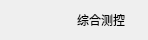
<?xml version="1.0" encoding="UTF-8"?>
<ui version="4.0">
 <class>DeviceOnlineItemWidget</class>
 <widget class="QWidget" name="DeviceOnlineItemWidget">
  <property name="geometry">
   <rect>
    <x>0</x>
    <y>0</y>
    <width>148</width>
    <height>39</height>
   </rect>
  </property>
  <property name="windowTitle">
   <string>DeviceOnlineItemWidget</string>
  </property>
  <layout class="QHBoxLayout" name="horizontalLayout_2">
   <item>
    <layout class="QHBoxLayout" name="horizontalLayout">
     <item>
      <widget class="QLabel" name="label_2">
       <property name="styleSheet">
        <string notr="true">image: url(:/EControlSys/res/green.png);</string>
       </property>
       <property name="text">
        <string/>
       </property>
       <property name="alignment">
        <set>Qt::AlignRight|Qt::AlignTrailing|Qt::AlignVCenter</set>
       </property>
       <property name="margin">
        <number>0</number>
       </property>
      </widget>
     </item>
     <item>
      <widget class="QLabel" name="label_3">
       <property name="text">
        <string>综合测控</string>
       </property>
      </widget>
     </item>
    </layout>
   </item>
  </layout>
 </widget>
 <layoutdefault spacing="6" margin="11"/>
 <resources>
  <include location="EControlSys.qrc"/>
 </resources>
 <connections/>
</ui>
